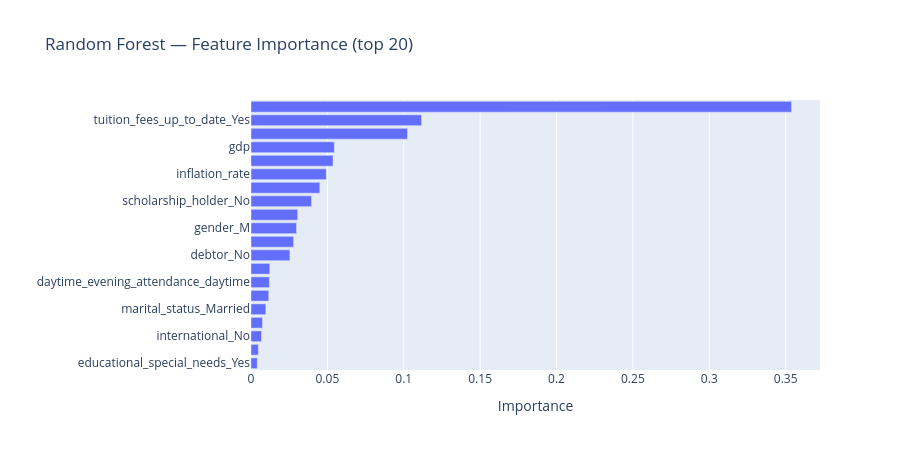

The code cell stored with this chart in its notebook:
### Code cell
adv = EDAAdvanced(df, target="target")
adv.objects_to_category()     # opcional, pero recomendado
adv.run_eda_advanced()

### Figure 1 — Plotly figure (JSON) as saved in the notebook; plotly's stock layout.template omitted (floating-point values rounded to 4 significant figures)
{"data": [{"hovertemplate": "importance=%{x}<br>feature=%{y}<extra></extra>", "legendgroup": "", "marker": {"color": "#636efa", "pattern": {"shape": ""}}, "name": "", "orientation": "h", "showlegend": false, "textposition": "auto", "type": "bar", "x": [0.004113, 0.004817, 0.00689, 0.007509, 0.009733, 0.01162, 0.01206, 0.0123, 0.02546, 0.02788, 0.02982, 0.03056, 0.03965, 0.04505, 0.04929, 0.05373, 0.05457, 0.1025, 0.1117, 0.3539], "xaxis": "x", "y": ["educational_special_needs_Yes", "marital_status_Divorced", "international_No", "international_Yes", "marital_status_Married", "daytime_evening_attendance_evening", "daytime_evening_attendance_daytime", "marital_status_Single", "debtor_No", "debtor_Yes", "gender_M", "gender_F", "scholarship_holder_No", "scholarship_holder_Yes", "inflation_rate", "unemployment_rate", "gdp", "tuition_fees_up_to_date_No", "tuition_fees_up_to_date_Yes", "age_at_enrollment"], "yaxis": "y"}], "layout": {"barmode": "relative", "height": 450, "legend": {"tracegroupgap": 0}, "title": {"text": "Random Forest — Feature Importance (top 20)"}, "xaxis": {"anchor": "y", "domain": [0, 1], "title": {"text": "Importance"}}, "yaxis": {"anchor": "x", "domain": [0, 1], "title": {"text": ""}}}}
